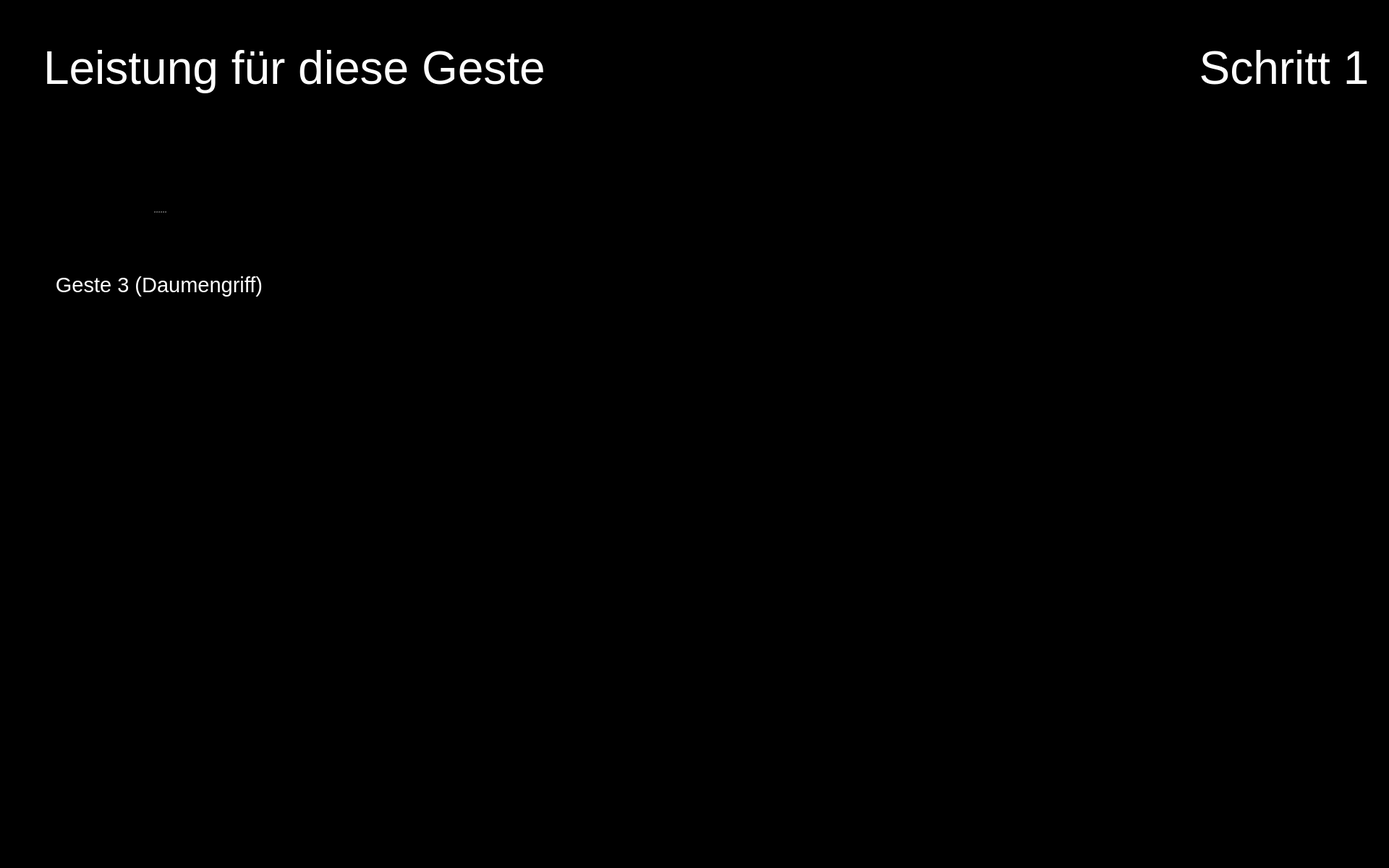
<?xml version="1.0" encoding="UTF-8"?>
<ui version="4.0">
 <class>Form</class>
 <widget class="QWidget" name="Form">
  <property name="geometry">
   <rect>
    <x>0</x>
    <y>0</y>
    <width>1920</width>
    <height>1200</height>
   </rect>
  </property>
  <property name="maximumSize">
   <size>
    <width>1920</width>
    <height>1200</height>
   </size>
  </property>
  <property name="windowTitle">
   <string>Form</string>
  </property>
  <property name="styleSheet">
   <string notr="true">background-color: rgb(0, 0, 0);</string>
  </property>
  <widget class="QPushButton" name="button_nav_left">
   <property name="enabled">
    <bool>true</bool>
   </property>
   <property name="geometry">
    <rect>
     <x>800</x>
     <y>560</y>
     <width>150</width>
     <height>150</height>
    </rect>
   </property>
   <property name="minimumSize">
    <size>
     <width>81</width>
     <height>81</height>
    </size>
   </property>
   <property name="maximumSize">
    <size>
     <width>150</width>
     <height>150</height>
    </size>
   </property>
   <property name="cursor">
    <cursorShape>OpenHandCursor</cursorShape>
   </property>
   <property name="focusPolicy">
    <enum>Qt::WheelFocus</enum>
   </property>
   <property name="contextMenuPolicy">
    <enum>Qt::DefaultContextMenu</enum>
   </property>
   <property name="layoutDirection">
    <enum>Qt::LeftToRight</enum>
   </property>
   <property name="autoFillBackground">
    <bool>false</bool>
   </property>
   <property name="styleSheet">
    <string notr="true"/>
   </property>
   <property name="icon">
    <iconset resource="resources/res.qrc">
     <normaloff>:/buttons/Button Left.svg</normaloff>:/buttons/Button Left.svg</iconset>
   </property>
   <property name="iconSize">
    <size>
     <width>144</width>
     <height>144</height>
    </size>
   </property>
   <property name="autoDefault">
    <bool>false</bool>
   </property>
   <property name="default">
    <bool>false</bool>
   </property>
   <property name="flat">
    <bool>true</bool>
   </property>
  </widget>
  <widget class="QPushButton" name="button_nav_right">
   <property name="enabled">
    <bool>true</bool>
   </property>
   <property name="geometry">
    <rect>
     <x>960</x>
     <y>560</y>
     <width>150</width>
     <height>150</height>
    </rect>
   </property>
   <property name="minimumSize">
    <size>
     <width>81</width>
     <height>81</height>
    </size>
   </property>
   <property name="maximumSize">
    <size>
     <width>150</width>
     <height>150</height>
    </size>
   </property>
   <property name="cursor">
    <cursorShape>OpenHandCursor</cursorShape>
   </property>
   <property name="focusPolicy">
    <enum>Qt::WheelFocus</enum>
   </property>
   <property name="contextMenuPolicy">
    <enum>Qt::DefaultContextMenu</enum>
   </property>
   <property name="layoutDirection">
    <enum>Qt::LeftToRight</enum>
   </property>
   <property name="autoFillBackground">
    <bool>false</bool>
   </property>
   <property name="styleSheet">
    <string notr="true"/>
   </property>
   <property name="icon">
    <iconset resource="resources/res.qrc">
     <normaloff>:/buttons/Button Right.svg</normaloff>:/buttons/Button Right.svg</iconset>
   </property>
   <property name="iconSize">
    <size>
     <width>144</width>
     <height>144</height>
    </size>
   </property>
   <property name="autoDefault">
    <bool>false</bool>
   </property>
   <property name="default">
    <bool>false</bool>
   </property>
   <property name="flat">
    <bool>true</bool>
   </property>
  </widget>
  <widget class="QPushButton" name="button_exit">
   <property name="enabled">
    <bool>true</bool>
   </property>
   <property name="geometry">
    <rect>
     <x>1760</x>
     <y>1040</y>
     <width>150</width>
     <height>150</height>
    </rect>
   </property>
   <property name="minimumSize">
    <size>
     <width>81</width>
     <height>81</height>
    </size>
   </property>
   <property name="maximumSize">
    <size>
     <width>150</width>
     <height>150</height>
    </size>
   </property>
   <property name="cursor">
    <cursorShape>OpenHandCursor</cursorShape>
   </property>
   <property name="focusPolicy">
    <enum>Qt::WheelFocus</enum>
   </property>
   <property name="contextMenuPolicy">
    <enum>Qt::DefaultContextMenu</enum>
   </property>
   <property name="icon">
    <iconset resource="resources/res.qrc">
     <normaloff>:/buttons/Button Exit.svg</normaloff>:/buttons/Button Exit.svg</iconset>
   </property>
   <property name="iconSize">
    <size>
     <width>144</width>
     <height>144</height>
    </size>
   </property>
   <property name="autoDefault">
    <bool>false</bool>
   </property>
   <property name="default">
    <bool>false</bool>
   </property>
   <property name="flat">
    <bool>true</bool>
   </property>
  </widget>
  <widget class="QLabel" name="image_step">
   <property name="geometry">
    <rect>
     <x>1650</x>
     <y>170</y>
     <width>250</width>
     <height>250</height>
    </rect>
   </property>
   <property name="font">
    <font>
     <pointsize>48</pointsize>
    </font>
   </property>
   <property name="styleSheet">
    <string notr="true">color: rgb(255, 255, 255);</string>
   </property>
   <property name="text">
    <string/>
   </property>
   <property name="pixmap">
    <pixmap resource="resources/res.qrc">:/detected steps/Detected Step1_Button.png</pixmap>
   </property>
   <property name="alignment">
    <set>Qt::AlignCenter</set>
   </property>
   <property name="wordWrap">
    <bool>true</bool>
   </property>
  </widget>
  <widget class="QLabel" name="label_plot_1">
   <property name="geometry">
    <rect>
     <x>490</x>
     <y>180</y>
     <width>850</width>
     <height>340</height>
    </rect>
   </property>
   <property name="maximumSize">
    <size>
     <width>1200</width>
     <height>480</height>
    </size>
   </property>
   <property name="font">
    <font>
     <pointsize>48</pointsize>
    </font>
   </property>
   <property name="styleSheet">
    <string notr="true">color: rgb(255, 255, 255);</string>
   </property>
   <property name="text">
    <string/>
   </property>
   <property name="scaledContents">
    <bool>true</bool>
   </property>
  </widget>
  <widget class="QLabel" name="icon_newbie_1">
   <property name="enabled">
    <bool>true</bool>
   </property>
   <property name="geometry">
    <rect>
     <x>490</x>
     <y>380</y>
     <width>100</width>
     <height>100</height>
    </rect>
   </property>
   <property name="sizePolicy">
    <sizepolicy hsizetype="Preferred" vsizetype="Preferred">
     <horstretch>0</horstretch>
     <verstretch>0</verstretch>
    </sizepolicy>
   </property>
   <property name="maximumSize">
    <size>
     <width>100</width>
     <height>100</height>
    </size>
   </property>
   <property name="text">
    <string/>
   </property>
   <property name="pixmap">
    <pixmap resource="resources/res.qrc">:/img/Icon User.png</pixmap>
   </property>
   <property name="scaledContents">
    <bool>true</bool>
   </property>
  </widget>
  <widget class="QLabel" name="icon_reaction_1">
   <property name="enabled">
    <bool>true</bool>
   </property>
   <property name="geometry">
    <rect>
     <x>1400</x>
     <y>250</y>
     <width>200</width>
     <height>200</height>
    </rect>
   </property>
   <property name="sizePolicy">
    <sizepolicy hsizetype="Preferred" vsizetype="Preferred">
     <horstretch>0</horstretch>
     <verstretch>0</verstretch>
    </sizepolicy>
   </property>
   <property name="maximumSize">
    <size>
     <width>200</width>
     <height>200</height>
    </size>
   </property>
   <property name="text">
    <string/>
   </property>
   <property name="scaledContents">
    <bool>true</bool>
   </property>
  </widget>
  <widget class="QLabel" name="icon_expert_1">
   <property name="enabled">
    <bool>true</bool>
   </property>
   <property name="geometry">
    <rect>
     <x>490</x>
     <y>220</y>
     <width>100</width>
     <height>100</height>
    </rect>
   </property>
   <property name="sizePolicy">
    <sizepolicy hsizetype="Preferred" vsizetype="Preferred">
     <horstretch>0</horstretch>
     <verstretch>0</verstretch>
    </sizepolicy>
   </property>
   <property name="maximumSize">
    <size>
     <width>100</width>
     <height>100</height>
    </size>
   </property>
   <property name="text">
    <string/>
   </property>
   <property name="pixmap">
    <pixmap resource="resources/res.qrc">:/img/Icon Expert.png</pixmap>
   </property>
   <property name="scaledContents">
    <bool>true</bool>
   </property>
  </widget>
  <widget class="QLabel" name="label_text_step">
   <property name="geometry">
    <rect>
     <x>1650</x>
     <y>20</y>
     <width>250</width>
     <height>150</height>
    </rect>
   </property>
   <property name="font">
    <font>
     <family>Arial</family>
     <pointsize>48</pointsize>
     <weight>9</weight>
     <italic>false</italic>
     <bold>false</bold>
    </font>
   </property>
   <property name="styleSheet">
    <string notr="true">font: 75 48pt &quot;Arial&quot;;
color: rgb(255, 255, 255);</string>
   </property>
   <property name="text">
    <string>Schritt 1</string>
   </property>
   <property name="textFormat">
    <enum>Qt::RichText</enum>
   </property>
   <property name="alignment">
    <set>Qt::AlignCenter</set>
   </property>
   <property name="wordWrap">
    <bool>true</bool>
   </property>
  </widget>
  <widget class="QSplitter" name="splitter_4">
   <property name="geometry">
    <rect>
     <x>60</x>
     <y>210</y>
     <width>320</width>
     <height>282</height>
    </rect>
   </property>
   <property name="orientation">
    <enum>Qt::Vertical</enum>
   </property>
   <widget class="QLabel" name="image_required_3">
    <property name="maximumSize">
     <size>
      <width>320</width>
      <height>240</height>
     </size>
    </property>
    <property name="text">
     <string/>
    </property>
    <property name="pixmap">
     <pixmap resource="resources/res.qrc">:/img/right_step1_gesture3.png</pixmap>
    </property>
    <property name="scaledContents">
     <bool>true</bool>
    </property>
   </widget>
   <widget class="QLabel" name="text_required_3">
    <property name="font">
     <font>
      <family>Arial</family>
      <pointsize>22</pointsize>
      <weight>9</weight>
      <italic>false</italic>
      <bold>false</bold>
     </font>
    </property>
    <property name="styleSheet">
     <string notr="true">font: 75 22pt &quot;Arial&quot;;
color: rgb(255, 255, 255);</string>
    </property>
    <property name="text">
     <string>Geste 3 (Daumengriff)</string>
    </property>
    <property name="textFormat">
     <enum>Qt::PlainText</enum>
    </property>
    <property name="alignment">
     <set>Qt::AlignCenter</set>
    </property>
    <property name="wordWrap">
     <bool>true</bool>
    </property>
   </widget>
  </widget>
  <widget class="QLabel" name="label_trouble">
   <property name="geometry">
    <rect>
     <x>60</x>
     <y>20</y>
     <width>1280</width>
     <height>150</height>
    </rect>
   </property>
   <property name="font">
    <font>
     <family>Arial</family>
     <pointsize>48</pointsize>
     <weight>9</weight>
     <italic>false</italic>
     <bold>false</bold>
    </font>
   </property>
   <property name="styleSheet">
    <string notr="true">font: 75 48pt &quot;Arial&quot;;
color: rgb(255, 255, 255);</string>
   </property>
   <property name="text">
    <string>Leistung für diese Geste</string>
   </property>
   <property name="textFormat">
    <enum>Qt::RichText</enum>
   </property>
   <property name="alignment">
    <set>Qt::AlignLeading|Qt::AlignLeft|Qt::AlignVCenter</set>
   </property>
   <property name="wordWrap">
    <bool>true</bool>
   </property>
  </widget>
 </widget>
 <resources>
  <include location="resources/res.qrc"/>
 </resources>
 <connections/>
</ui>
